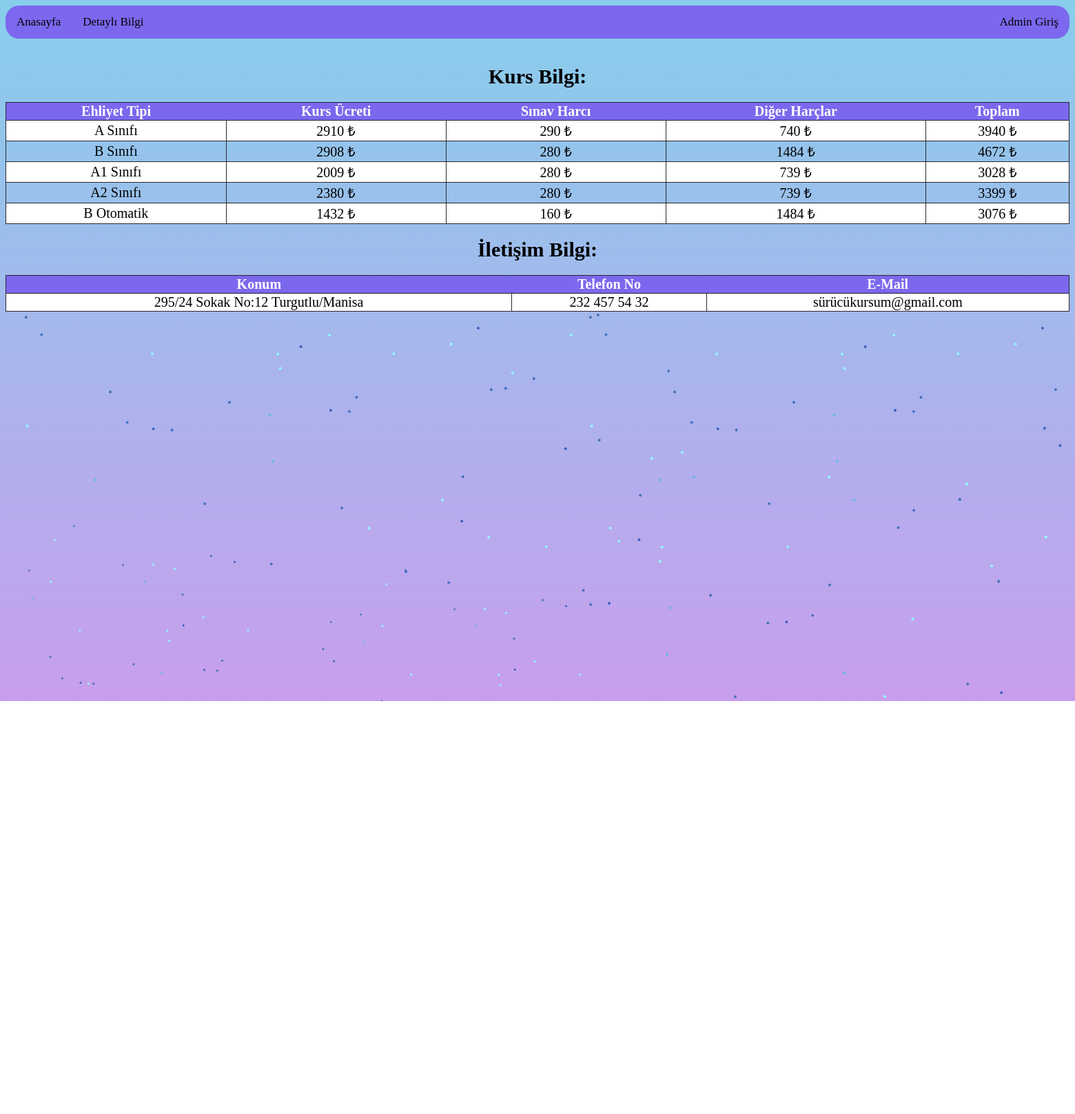
Page /detay.php on the committed database.
### tables this page shows
CREATE TABLE `ehliyet` (
  `ehliyet_id` int(11) NOT NULL,
  `ehliyet_tip` varchar(10) NOT NULL,
  `kurs_ücret` decimal(10,0) NOT NULL,
  `sinav_harci` decimal(10,0) NOT NULL,
  `diger_harc` decimal(10,0) NOT NULL,
  `toplam` decimal(10,0) NOT NULL
);

CREATE TABLE `iletisim` (
  `id` int(11) NOT NULL,
  `adres_no` varchar(50) NOT NULL,
  `tel_no` varchar(20) NOT NULL,
  `email` varchar(50) NOT NULL
);

### detay.php (the view, shortened to what this page needs)
<!DOCTYPE html>
<head>
    <link rel="stylesheet" href="style.css">
</head>
<body>
<header>
    <div class="gezinticbk">
        <a href="giris.php" style="float:right;">Admin Giriş</a>
        <a href="index.php">Anasayfa</a>
        <a href="detay.php">Detaylı Bilgi</a>
    </div>
    <div align="center">
<br>
        <h1 style="text-align:center;font-family:YU GOTHIC;font-size:30px;">Kurs Bilgi:</h1>
        <table>
            <tr>
                <th>Ehliyet Tipi</th>
                <th>Kurs Ücreti</th>
                <th>Sınav Harcı</th>
                <th>Diğer Harçlar</th>
                <th>Toplam</th>
            </tr>
            <?php
            $baglanti = mysqli_connect("localhost","root","","sk");
            $sql="SELECT * FROM ehliyet";
            $sonuc = $baglanti->query($sql);
            while ($row = $sonuc->fetch_assoc()) {
                ?>
                <tr>
                    <td><?php echo $row['ehliyet_tip']?></td>
                    <td><?php echo $row['kurs_ücret'] ?> ₺</td>
                    <td><?php echo $row['sinav_harci'] ?> ₺</td>
                    <td><?php echo $row['diger_harc'] ?> ₺</td>
                    <td><?php echo $row['toplam'] ?> ₺</td>
                </tr>
                <?php
            }
            ?>
        </table>
        <h1 style="text-align:center;font-family:YU GOTHIC;font-size:30px;">İletişim Bilgi:</h1>
        <?php
        $baglanti = mysqli_connect("localhost","root","","sk");
        $sql="SELECT * FROM iletisim";
        $sonuc = $baglanti->query($sql);
        while ($row = $sonuc->fetch_assoc()) {
        ?>
        <table>
            <th>Konum</th>
            <th>Telefon No</th>
            <th>E-Mail</th>
        <tr>
            <td><?php echo $row['adres_no']?></td>
            <td><?php echo $row['tel_no'] ?></td>
            <td><?php echo $row['email'] ?></td>
        </tr>
        </table>
        <div>
    <img class="arkaplan" src="kaynaklar/yildizlar.png" alt="arkaplan">
</header>
</body>
</html>
<?php
}
?>

### detay.php (style rules this page uses)
table { font-size: 20px; text-align: left; border-collapse: collapse; width: 100%; color: black; font-family: YU GOTHIC; }
th { background-color: mediumslateblue; color: white; }
tr:nth-child(even) { background-color: #fff }
body { background: linear-gradient(skyblue,violet); }
table,td { text-align:center; border:1px solid #282830; }
.gezinticbk { border-radius: 20px 20px 20px 20px; background-color: mediumslateblue; overflow: hidden; }
.gezinticbk a { font-family: YU GOTHIC; font-weight:400; float: left; color: black; text-align: center; padding: 14px 16px; text-decoration: none; font-size: 17px; }

### rows in the picture
ehliyet: ehliyet_tip "A Sınıfı", kurs_ücret "2910", sinav_harci "290", diger_harc "740", toplam "3940"
ehliyet: ehliyet_tip "B Sınıfı", kurs_ücret "2908", sinav_harci "280", diger_harc "1484", toplam "4672"
ehliyet: ehliyet_tip "A1 Sınıfı", kurs_ücret "2009", sinav_harci "280", diger_harc "739", toplam "3028"
ehliyet: ehliyet_tip "A2 Sınıfı", kurs_ücret "2380", sinav_harci "280", diger_harc "739", toplam "3399"
ehliyet: ehliyet_tip "B Otomatik", kurs_ücret "1432", sinav_harci "160", diger_harc "1484", toplam "3076"
iletisim: adres_no "295/24 Sokak No:12 Turgutlu/Manisa", tel_no "232 457 54 32", email "sürücükursum@gmail.com"
